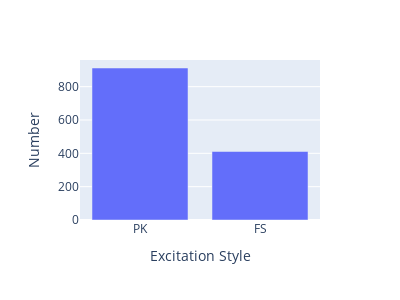

The code cell stored with this chart in its notebook:
### Code cell
excitationStyle = pd.value_counts(dataset['excitationStyle']).reset_index()
excitationStyle.columns = ['Excitation Style', 'Number']
px.bar(excitationStyle, x='Excitation Style', y='Number', width=400, height=300)

### Figure 1 — Plotly figure (JSON) as saved in the notebook; plotly's stock layout.template omitted (floating-point values rounded to 4 significant figures)
{"data": [{"alignmentgroup": "True", "hovertemplate": "Excitation Style=%{x}<br>Number=%{y}<extra></extra>", "legendgroup": "", "marker": {"color": "#636efa"}, "name": "", "offsetgroup": "", "orientation": "v", "showlegend": false, "textposition": "auto", "type": "bar", "x": ["PK", "FS"], "xaxis": "x", "y": [912, 411], "yaxis": "y"}], "layout": {"barmode": "relative", "height": 300, "legend": {"tracegroupgap": 0}, "margin": {"t": 60}, "width": 400, "xaxis": {"anchor": "y", "domain": [0, 1], "title": {"text": "Excitation Style"}}, "yaxis": {"anchor": "x", "domain": [0, 1], "title": {"text": "Number"}}}}
